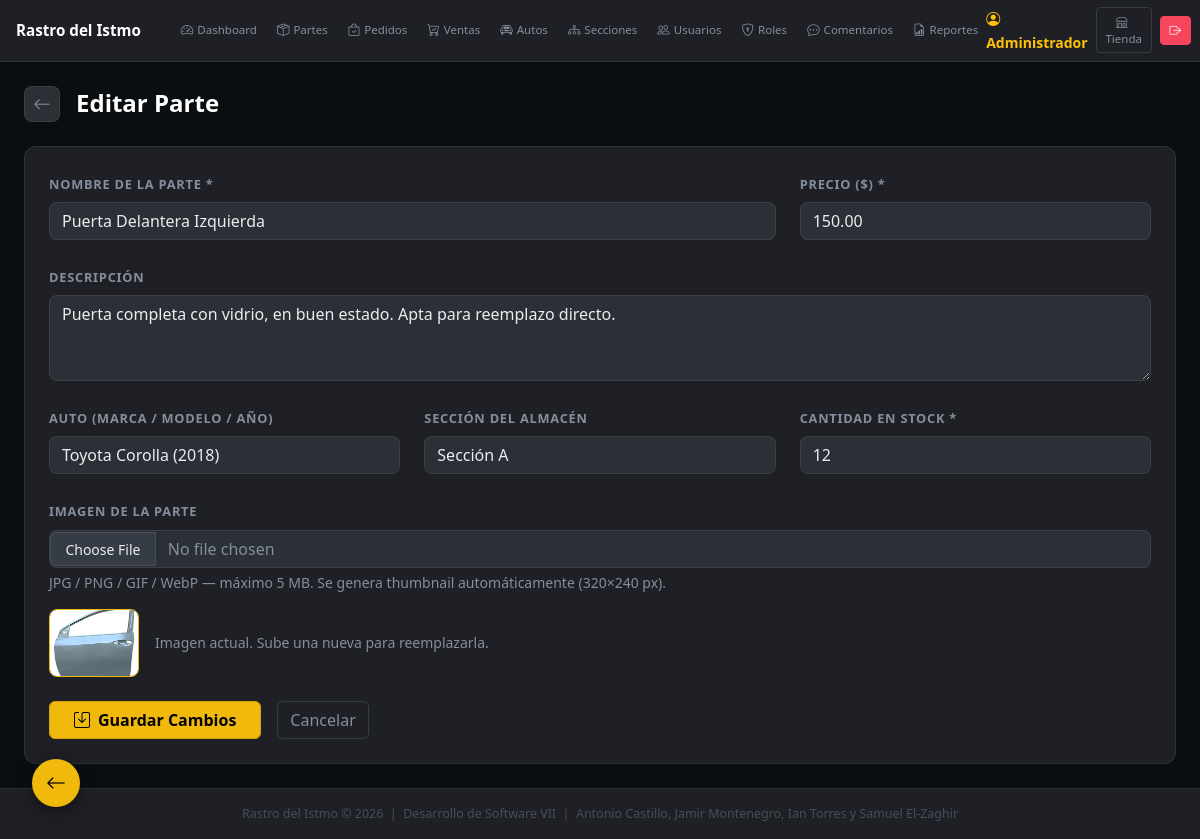
The app's page /admin/?mod=partes&action=editar&id=2 (signed in) with its own data.
### tables this page shows
CREATE TABLE IF NOT EXISTS `partes` (
  `id` int NOT NULL AUTO_INCREMENT,
  `nombre` varchar(150) NOT NULL,
  `descripcion` text,
  `auto_id` int DEFAULT NULL,
  `seccion_id` int DEFAULT NULL,
  `precio` decimal(10,2) NOT NULL DEFAULT '0.00',
  `cantidad` int NOT NULL DEFAULT '0',
  `thumbnail` varchar(255) DEFAULT NULL,
  `imagen_grande` varchar(255) DEFAULT NULL,
  `activo` tinyint(1) DEFAULT '1',
  `firma_digital` varchar(64) DEFAULT NULL,
  `creado_por` int DEFAULT NULL,
  `creado_en` timestamp NULL DEFAULT CURRENT_TIMESTAMP,
  PRIMARY KEY (`id`),
  KEY `auto_id` (`auto_id`),
  KEY `seccion_id` (`seccion_id`),
  KEY `creado_por` (`creado_por`)
);

CREATE TABLE IF NOT EXISTS `autos` (
  `id` int NOT NULL AUTO_INCREMENT,
  `marca` varchar(100) NOT NULL,
  `modelo` varchar(100) NOT NULL,
  `anio` year NOT NULL,
  `activo` tinyint(1) DEFAULT '1',
  `creado_en` timestamp NULL DEFAULT CURRENT_TIMESTAMP,
  PRIMARY KEY (`id`)
);

CREATE TABLE IF NOT EXISTS `secciones` (
  `id` int NOT NULL AUTO_INCREMENT,
  `nombre` varchar(100) NOT NULL,
  `descripcion` varchar(255) DEFAULT NULL,
  `activo` tinyint(1) DEFAULT '1',
  `creado_en` timestamp NULL DEFAULT CURRENT_TIMESTAMP,
  PRIMARY KEY (`id`)
);

### app/Controllers/BaseController.php (called while the page is built, shortened)
<?php
abstract class BaseController implements ErrorHandlerInterface {
    protected function view(string $tpl, array $data = []): void {
        extract($data);
        include BASE_PATH . "/app/Views/" . $tpl . ".php";
    }
}

### app/Controllers/ParteController.php (called while the page is built, shortened)
<?php
class ParteController extends BaseController {
    private ParteModel   $pm;
    private AutoModel    $am;
    private SeccionModel $sm;
    public function __construct() { $this->pm=new ParteModel(); $this->am=new AutoModel(); $this->sm=new SeccionModel(); }
    public function editar(): void {
        $id=Sanitizer::get("id","int"); $parte=$this->pm->findById($id);
        $autos=$this->am->findActive(); $secciones=$this->sm->findActive(); $error="";
        $this->view("admin/partes/form",compact("parte","autos","secciones","error","id"));
    }
}

### admin/index.php (called while the page is built, shortened)
<?php
$raw    = Sanitizer::get("action") ?: "index";
$action = lcfirst(str_replace('_', '', ucwords($raw, '_')));
try {
    $ctrl   = new $map[$mod]();
    $method = method_exists($ctrl,$action) ? $action : "index";
    $ctrl->$method();
} catch (\Throwable $e) {
    if (isset($ctrl) && $ctrl instanceof ErrorHandlerInterface) { $ctrl->handle($e); }
    else { error_log("[RASTRO] " . $e->getMessage()); }
    header("Location: " . APP_URL . "/admin/"); exit;
}

### app/Config/Database.php (called while the page is built, shortened)
<?php
class Database {
    private static ?PDO $conn = null;
    public static function get(): PDO {
        if (self::$conn === null) {
            try {
                self::$conn = new PDO(
                    "mysql:host=".DB_HOST.";dbname=".DB_NAME.";charset=utf8mb4",
                    DB_USER, DB_PASS,
                    [PDO::ATTR_ERRMODE=>PDO::ERRMODE_EXCEPTION,
                     PDO::ATTR_DEFAULT_FETCH_MODE=>PDO::FETCH_ASSOC,
                     PDO::ATTR_EMULATE_PREPARES=>false]
                );
                self::$conn->exec("SET time_zone = '-05:00'");
            } catch (PDOException $e) {
                http_response_code(500);
                die("<b>Error de BD:</b> ".htmlspecialchars($e->getMessage()));
            }
        }
        return self::$conn;
    }
}

### app/Utils/Sanitizer.php (called while the page is built, shortened)
<?php
class Sanitizer {
    public static function string(string $v): string {
        return htmlspecialchars(strip_tags(trim($v)), ENT_QUOTES, "UTF-8");
    }
    public static function int(mixed $v): int {
        return (int) filter_var($v, FILTER_SANITIZE_NUMBER_INT);
    }
    public static function get(string $key, string $type = "string"): mixed {
        $v = $_GET[$key] ?? "";
        return match($type) {
            "int"   => self::int($v),
            default => self::string((string)$v),
        };
    }
}

### app/Models/BaseModel.php (called while the page is built, shortened)
<?php
abstract class BaseModel implements CrudInterface {
    protected PDO    $db;
    public function __construct() { $this->db = Database::get(); }
    protected function query(string $sql, array $p = []): array {
        $s = $this->db->prepare($sql); $s->execute($p); return $s->fetchAll();
    }
}

### app/Models/ParteModel.php (called while the page is built, shortened)
<?php
class ParteModel extends BaseModel {
    public function findById(int $id): array|false {
        $s=$this->db->prepare("SELECT p.*,a.marca,a.modelo,a.anio,s.nombre AS seccion FROM partes p LEFT JOIN autos a ON a.id=p.auto_id LEFT JOIN secciones s ON s.id=p.seccion_id WHERE p.id=?");
        $s->execute([$id]); return $s->fetch();
    }
}

### app/Models/AutoModel.php (called while the page is built, shortened)
<?php
class AutoModel extends BaseModel {
    public function findActive(): array {
        return $this->query("SELECT * FROM autos WHERE activo=1 ORDER BY marca,modelo");
    }
}

### app/Models/SeccionModel.php (called while the page is built, shortened)
<?php
class SeccionModel extends BaseModel {
    public function findActive(): array {
        return $this->query("SELECT * FROM secciones WHERE activo=1 ORDER BY nombre");
    }
}

### app/Views/admin/partes/form.php (the view, shortened to what this page needs)
<?php $edit=!empty($parte); $title=$edit?"Editar Parte":"Nueva Parte"; include BASE_PATH."/app/Views/layouts/admin_header.php"; ?>
<div class="page-header mb-4">
  <div class="d-flex align-items-center gap-3">
    <a href="<?=APP_URL?>/admin/?mod=partes" class="btn-back"><i class="bi bi-arrow-left"></i></a>
    <h4 class="fw-bold text-white mb-0"><?=$title?></h4>
  </div>
</div>
<div class="dark-card">
<div class="card-body p-4">
<form action="<?=APP_URL?>/admin/?mod=partes&action=<?=$edit?"editar&id=".$id:"crear"?>" method="POST" enctype="multipart/form-data">
  <div class="row g-4">
    <div class="col-md-8">
      <label class="form-label-dark">Nombre de la Parte *</label>
      <input type="text" name="nombre" class="form-control dark-input" required maxlength="150" value="<?=htmlspecialchars($parte["nombre"]??"")?>">
    </div>
    <div class="col-md-4">
      <label class="form-label-dark">Precio ($) *</label>
      <input type="number" name="precio" class="form-control dark-input" step="0.01" min="0" required value="<?=htmlspecialchars($parte["precio"]??"")?>">
    </div>
    <div class="col-12">
      <label class="form-label-dark">Descripción</label>
      <textarea name="descripcion" class="form-control dark-input" rows="3"><?=htmlspecialchars($parte["descripcion"]??"")?></textarea>
    </div>
    <div class="col-md-4">
      <label class="form-label-dark">Auto (Marca / Modelo / Año)</label>
      <select name="auto_id" class="form-select dark-input">
        <?php foreach($autos as $a): ?>
        <option value="<?=$a["id"]?>" <?=($parte["auto_id"]??"")==$a["id"]?"selected":""?>><?=htmlspecialchars($a["marca"]." ".$a["modelo"]." (".$a["anio"].")")?></option>
        <?php endforeach; ?>
      </select>
    </div>
    <div class="col-md-4">
      <label class="form-label-dark">Sección del Almacén</label>
      <select name="seccion_id" class="form-select dark-input">
        <?php foreach($secciones as $s): ?>
        <option value="<?=$s["id"]?>" <?=($parte["seccion_id"]??"")==$s["id"]?"selected":""?>><?=htmlspecialchars($s["nombre"])?></option>
        <?php endforeach; ?>
      </select>
    </div>
    <div class="col-md-4">
      <label class="form-label-dark">Cantidad en Stock *</label>
      <input type="number" name="cantidad" class="form-control dark-input" min="0" required value="<?=htmlspecialchars($parte["cantidad"]??0)?>">
    </div>
    <div class="col-12">
      <label class="form-label-dark">Imagen de la Parte</label>
      <input type="file" name="imagen" class="form-control dark-input" accept="image/*">
      <div class="text-secondary small mt-1">JPG / PNG / GIF / WebP — máximo 5 MB. Se genera thumbnail automáticamente (320×240 px).</div>
      <?php if(!empty($parte["thumbnail"])): ?>
      <div class="mt-3 d-flex align-items-center gap-3">
        <img src="<?=APP_URL?>/uploads/thumbnails/<?=htmlspecialchars($parte["thumbnail"])?>" class="thumb-preview" alt="Imagen actual">
        <span class="text-secondary small">Imagen actual. Sube una nueva para reemplazarla.</span>
      </div><?php endif; ?>
    </div>
  </div>
  <div class="mt-4 d-flex gap-3">
    <button type="submit" class="btn btn-gold fw-bold px-4">
      <i class="bi bi-save me-2"></i><?=$edit?"Guardar Cambios":"Crear Parte"?>
    </button>
    <a href="<?=APP_URL?>/admin/?mod=partes" class="btn btn-outline-secondary">Cancelar</a>
  </div>
</form>
</div>
</div>
<?php include BASE_PATH."/app/Views/layouts/admin_footer.php"; ?>

### assets/css/style.css (style rules this page uses)
:root { --bg-0: #0B0E11; --bg-1: #1E2026; --bg-2: #2B2F36; --bg-3: #363C45; --accent: #F0B90B; --accent-h: #D4A309; --accent-dim: rgba(240,185,11,.15); --text-1: #EAECEF; --text-2: #848E9C; --text-3: #474D57; --success: #03C076; --danger: #F6465D; --info: #1890FF; --border: rgba(255,255,255,.08); --radius: 12px; --radius-sm: 8px; --shadow: 0 4px 28px rgba(0,0,0,.5); --bs-body-bg: #0B0E11; --bs-body-color: #EAECEF; --bs-card-bg: #1E2026; --bs-card-cap-bg: #2B2F36; --bs-card-color: #EAECEF; --bs-card-border-color: rgba(255,255,255,.08); --bs-table-bg: transparent; --bs-table-color: #EAECEF; --bs-table-border-color: rgba(255,255,255,.08); --bs-table-striped-bg: rgba(255,255,255,.03); --bs-table-hover-bg: rgba(255,255,255,.05); --bs-table-hover-color: #EAECEF; --bs-table-striped-color: #EAECEF; --bs-border-color: rgba(255,255,255,.08); --bs-link-color: #F0B90B; --bs-link-hover-color: #D4A309; --bs-input-bg: #2B2F36; --bs-breadcrumb-divider-color: #474D57; --bs-form-check-input-border: rgba(255,255,255,.2); --bs-modal-bg: #1E2026; --bs-modal-header-bg: #2B2F36; --bs-dropdown-bg: #1E2026; --bs-dropdown-border-color: rgba(255,255,255,.08); --bs-dropdown-color: #EAECEF; --bs-dropdown-link-color: #EAECEF; --bs-dropdown-link-hover-bg: #2B2F36; --bs-nav-pills-link-active-bg: #F0B90B; }
*, *::before, *::after { box-sizing: border-box; }
body { font-family: "Segoe UI", system-ui, sans-serif; background-color: var(--bg-0) !important; color: var(--text-1) !important; }
a { color: var(--accent); text-decoration: none; }
.card-body { background-color:transparent!important; color:var(--text-1)!important; }
small,.small { color:var(--text-2); }
.text-secondary { color:var(--text-2)!important; }
.form-control,.form-select,.form-control:focus,.form-select:focus { background-color:var(--bg-2)!important; border-color:var(--border)!important; color:var(--text-1)!important; border-radius:var(--radius-sm)!important; }
.form-control::placeholder { color:var(--text-3)!important; }
.form-select option { background:var(--bg-2);color:var(--text-1); }
.btn-gold,.btn-warning { background:var(--accent)!important; border-color:var(--accent-h)!important; color:#000!important;font-weight:600; transition:background .15s,transform .1s; }
.btn-outline-secondary { color:var(--text-2)!important; border-color:var(--bg-3)!important; }
.admin-body { background:var(--bg-0)!important;min-height:100vh; }
.dark-card { background:var(--bg-1);border:1px solid var(--border);border-radius:var(--radius);overflow:hidden; }
.form-label-dark { color:var(--text-2);font-size:.8rem;text-transform:uppercase;letter-spacing:.06em;font-weight:600;margin-bottom:.5rem; }
.dark-input { background:var(--bg-2)!important;border:1px solid var(--border)!important;color:var(--text-1)!important;border-radius:var(--radius-sm)!important; }
.dark-input::placeholder { color:var(--text-3)!important; }
.page-header { display:flex;align-items:center;justify-content:space-between;flex-wrap:wrap;gap:.75rem; }
.btn-back { background:var(--bg-2);border:1px solid var(--border);color:var(--text-2);width:36px;height:36px;border-radius:var(--radius-sm);display:inline-flex;align-items:center;justify-content:center;font-size:1.1rem;transition:background .15s; }
.thumb-preview { width:90px;height:68px;object-fit:cover;border-radius:var(--radius-sm);border:1px solid var(--accent); }

### assets/css/extra.css (style rules this page uses)
input[type="file"].form-control { color:var(--text-2)!important; }

### records on screen
partes: nombre "Puerta Delantera Izquierda", precio "150.00", descripcion "Puerta completa con vidrio, en buen estado. Apta para reemplazo directo.", auto_id "Toyota Corolla (2018)", seccion_id "Sección A", cantidad "12", thumbnail (picture)

### other values on screen
$_SESSION["user"]["nombre"] "Administrador"
$title "Editar Parte"
